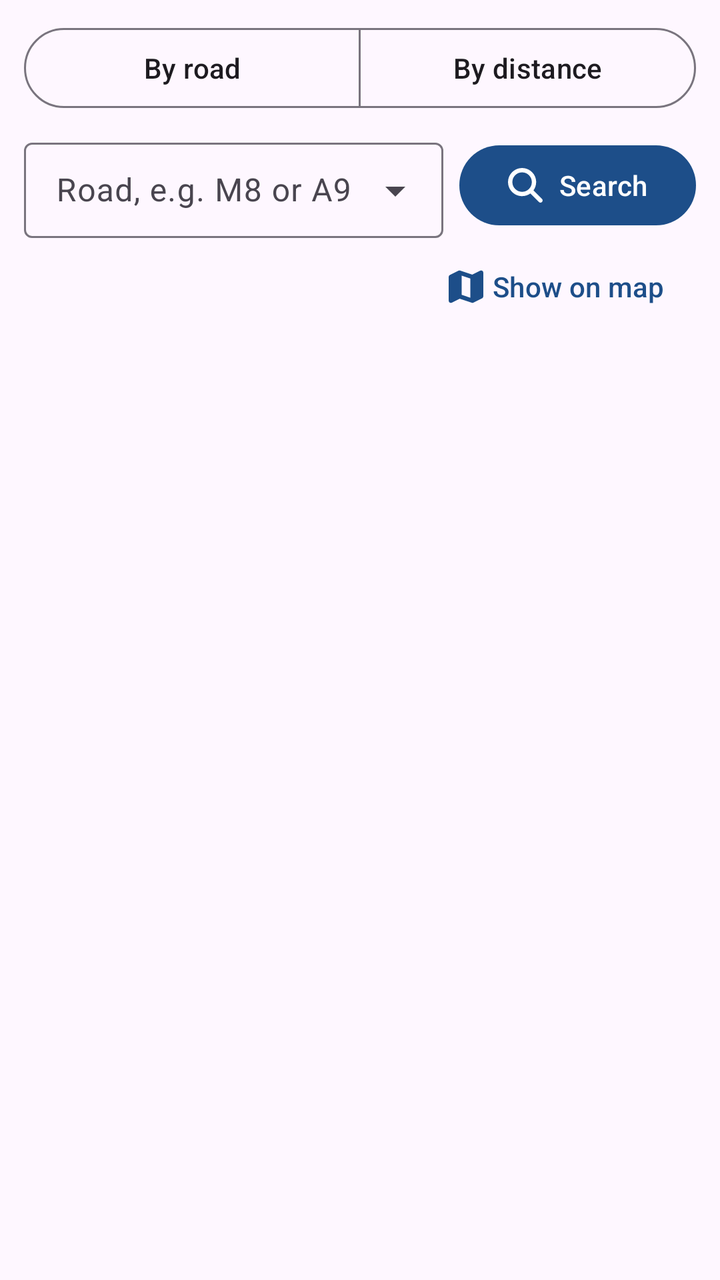
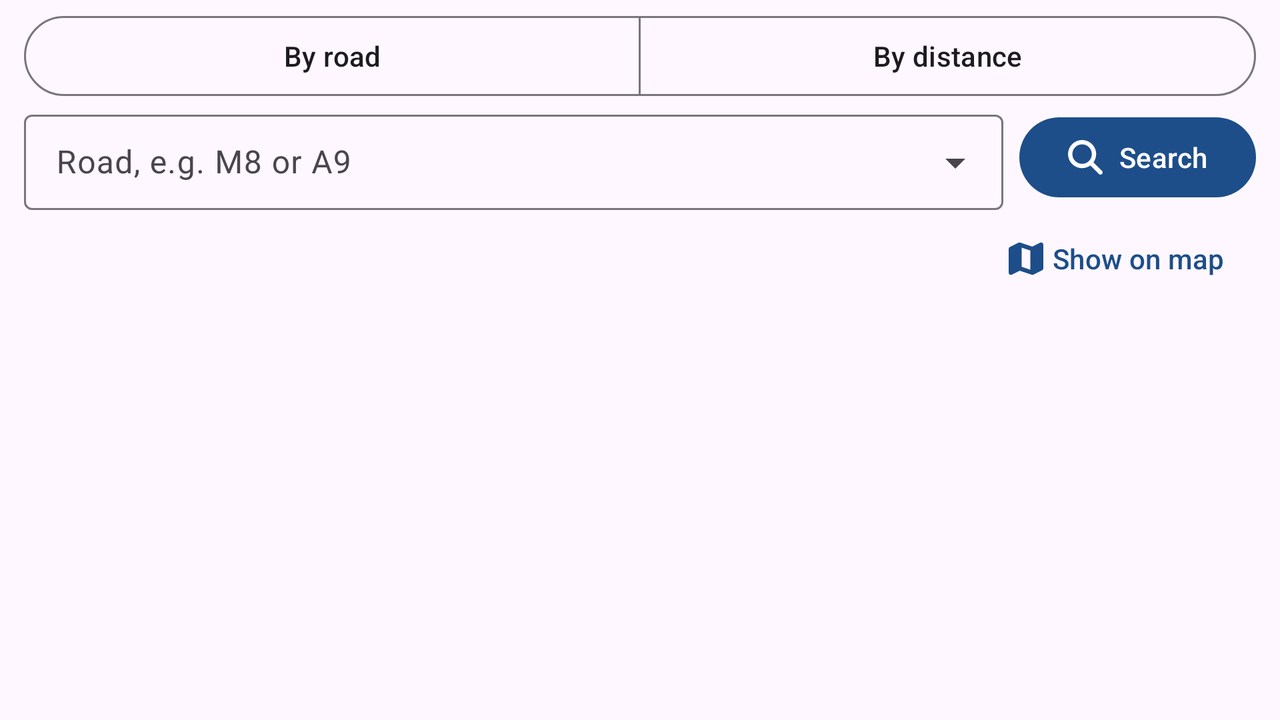

The same Android screen from two of the app's own layout files: first res/layout/ as a phone draws it, then the repository's variant for another configuration, drawn on a device whose configuration selects that folder. Both files follow.
<!-- AndroidManifest.xml: application theme Theme.Wierzbinski_Kamil_S2433508 -->
<!-- res/layout/fragment_search.xml -->
<?xml version="1.0" encoding="utf-8"?>
<LinearLayout xmlns:android="http://schemas.android.com/apk/res/android"
    xmlns:app="http://schemas.android.com/apk/res-auto"
    android:layout_width="match_parent"
    android:layout_height="match_parent"
    android:orientation="vertical">

    <com.google.android.material.button.MaterialButtonToggleGroup
        android:id="@+id/modeToggle"
        android:layout_width="match_parent"
        android:layout_height="wrap_content"
        android:layout_marginHorizontal="12dp"
        android:layout_marginTop="10dp"
        app:selectionRequired="true"
        app:singleSelection="true">

        <com.google.android.material.button.MaterialButton
            android:id="@+id/modeRoad"
            style="?attr/materialButtonOutlinedStyle"
            android:layout_width="0dp"
            android:layout_height="wrap_content"
            android:layout_weight="1"
            android:text="@string/search_by_road" />

        <com.google.android.material.button.MaterialButton
            android:id="@+id/modeDistance"
            style="?attr/materialButtonOutlinedStyle"
            android:layout_width="0dp"
            android:layout_height="wrap_content"
            android:layout_weight="1"
            android:text="@string/search_by_distance" />
    </com.google.android.material.button.MaterialButtonToggleGroup>

    
    <LinearLayout
        android:id="@+id/roadPanel"
        android:layout_width="match_parent"
        android:layout_height="wrap_content"
        android:gravity="center_vertical"
        android:orientation="horizontal"
        android:paddingHorizontal="12dp"
        android:paddingTop="8dp">

        <com.google.android.material.textfield.TextInputLayout
            style="@style/Widget.Material3.TextInputLayout.OutlinedBox.Dense.ExposedDropdownMenu"
            android:layout_width="0dp"
            android:layout_height="wrap_content"
            android:layout_weight="1"
            android:hint="@string/road_hint">

            <com.google.android.material.textfield.MaterialAutoCompleteTextView
                android:id="@+id/roadInput"
                android:layout_width="match_parent"
                android:layout_height="wrap_content"
                android:completionThreshold="1"
                android:imeOptions="actionSearch"
                android:inputType="textCapCharacters|textNoSuggestions"
                android:maxLines="1" />
        </com.google.android.material.textfield.TextInputLayout>

        <com.google.android.material.button.MaterialButton
            android:id="@+id/roadSearchButton"
            android:layout_width="wrap_content"
            android:layout_height="wrap_content"
            android:layout_marginStart="8dp"
            android:text="@string/search_button"
            app:icon="@drawable/ic_nav_search" />
    </LinearLayout>

    
    <LinearLayout
        android:id="@+id/distancePanel"
        android:layout_width="match_parent"
        android:layout_height="wrap_content"
        android:orientation="vertical"
        android:paddingHorizontal="12dp"
        android:paddingTop="8dp"
        android:visibility="gone">

        <LinearLayout
            android:layout_width="match_parent"
            android:layout_height="wrap_content"
            android:gravity="center_vertical"
            android:orientation="horizontal">

            <TextView
                android:id="@+id/originText"
                android:layout_width="0dp"
                android:layout_height="wrap_content"
                android:layout_weight="1"
                android:textAppearance="?attr/textAppearanceBodyMedium" />

            <com.google.android.material.button.MaterialButton
                android:id="@+id/locationButton"
                style="@style/Widget.Material3.Button.TonalButton"
                android:layout_width="wrap_content"
                android:layout_height="wrap_content"
                android:layout_marginStart="8dp"
                android:text="@string/use_my_location"
                app:icon="@drawable/ic_location" />
        </LinearLayout>

        <TextView
            android:id="@+id/distanceLabel"
            android:layout_width="match_parent"
            android:layout_height="wrap_content"
            android:layout_marginTop="4dp"
            android:textAppearance="?attr/textAppearanceTitleSmall" />

        <com.google.android.material.slider.Slider
            android:id="@+id/distanceSlider"
            android:layout_width="match_parent"
            android:layout_height="wrap_content"
            android:contentDescription="@string/distance_slider"
            android:stepSize="5"
            android:valueFrom="5"
            android:valueTo="200" />
    </LinearLayout>

    
    <LinearLayout
        android:layout_width="match_parent"
        android:layout_height="wrap_content"
        android:gravity="center_vertical"
        android:orientation="horizontal"
        android:paddingHorizontal="12dp">

        <TextView
            android:id="@+id/resultCount"
            android:layout_width="0dp"
            android:layout_height="wrap_content"
            android:layout_weight="1"
            android:textAppearance="?attr/textAppearanceLabelLarge" />

        <com.google.android.material.button.MaterialButton
            android:id="@+id/showOnMapButton"
            style="@style/Widget.Material3.Button.TextButton.Icon"
            android:layout_width="wrap_content"
            android:layout_height="wrap_content"
            android:text="@string/show_on_map"
            app:icon="@drawable/ic_nav_map" />
    </LinearLayout>

    <androidx.recyclerview.widget.RecyclerView
        android:id="@+id/results"
        android:layout_width="match_parent"
        android:layout_height="0dp"
        android:layout_weight="1"
        android:clipToPadding="false"
        android:paddingBottom="4dp" />
</LinearLayout>
<!-- resources referenced by this layout -->
<resources>
  <!-- drawable ic_location (drawable) -->
  <?xml version="1.0" encoding="utf-8"?>
  <vector xmlns:android="http://schemas.android.com/apk/res/android"
      android:width="24dp"
      android:height="24dp"
      android:viewportWidth="566"
      android:viewportHeight="566"
      android:tint="?attr/colorControlNormal">
      <group android:translateX="-5.00" android:translateY="27.00">
          <path
              android:fillColor="@android:color/white"
              android:pathData="M288-16c17.7 0 32 14.3 32 32l0 18.3c98.1 14 175.7 91.6 189.7 189.7l18.3 0c17.7 0 32 14.3 32 32s-14.3 32-32 32l-18.3 0c-14 98.1-91.6 175.7-189.7 189.7l0 18.3c0 17.7-14.3 32-32 32s-32-14.3-32-32l0-18.3C157.9 463.7 80.3 386.1 66.3 288L48 288c-17.7 0-32-14.3-32-32s14.3-32 32-32l18.3 0C80.3 125.9 157.9 48.3 256 34.3L256 16c0-17.7 14.3-32 32-32zM128 256a160 160 0 1 0 320 0 160 160 0 1 0 -320 0zm160-96a96 96 0 1 1 0 192 96 96 0 1 1 0-192z" />
      </group>
  </vector>
  <!-- drawable ic_nav_map (drawable) -->
  <?xml version="1.0" encoding="utf-8"?>
  <vector xmlns:android="http://schemas.android.com/apk/res/android"
      android:width="24dp"
      android:height="24dp"
      android:viewportWidth="533"
      android:viewportHeight="533"
      android:tint="?attr/colorControlNormal">
      <group android:translateX="10.50" android:translateY="10.54">
          <path
              android:fillColor="@android:color/white"
              android:pathData="M512 48c0-11.1-5.7-21.4-15.2-27.2s-21.2-6.4-31.1-1.4L349.5 77.5 170.1 17.6c-8.1-2.7-16.8-2.1-24.4 1.7l-128 64C6.8 88.8 0 99.9 0 112L0 464c0 11.1 5.7 21.4 15.2 27.2s21.2 6.4 31.1 1.4l116.1-58.1 179.4 59.8c8.1 2.7 16.8 2.1 24.4-1.7l128-64c10.8-5.4 17.7-16.5 17.7-28.6l0-352zM192 376.9l0-284.5 128 42.7 0 284.5-128-42.7z" />
      </group>
  </vector>
  <!-- drawable ic_nav_search (drawable) -->
  <?xml version="1.0" encoding="utf-8"?>
  <vector xmlns:android="http://schemas.android.com/apk/res/android"
      android:width="24dp"
      android:height="24dp"
      android:viewportWidth="533"
      android:viewportHeight="533"
      android:tint="?attr/colorControlNormal">
      <group android:translateX="10.51" android:translateY="10.46">
          <path
              android:fillColor="@android:color/white"
              android:pathData="M416 208c0 45.9-14.9 88.3-40 122.7L502.6 457.4c12.5 12.5 12.5 32.8 0 45.3s-32.8 12.5-45.3 0L330.7 376C296.3 401.1 253.9 416 208 416 93.1 416 0 322.9 0 208S93.1 0 208 0 416 93.1 416 208zM208 352a144 144 0 1 0 0-288 144 144 0 1 0 0 288z" />
      </group>
  </vector>
  <string name="distance_slider">Search distance in kilometres</string>
  <string name="road_hint">Road, e.g. M8 or A9</string>
  <string name="search_button">Search</string>
  <string name="search_by_distance">By distance</string>
  <string name="search_by_road">By road</string>
  <string name="show_on_map">Show on map</string>
  <string name="use_my_location">My location</string>
  <style name="Theme.Wierzbinski_Kamil_S2433508" parent="Base.Theme.Wierzbinski_Kamil_S2433508" />
  <style name="Base.Theme.Wierzbinski_Kamil_S2433508" parent="Theme.Material3.DayNight.NoActionBar">
          <item name="colorPrimary">@color/brand_primary</item>
          <item name="colorOnPrimary">@color/brand_on_primary</item>
          <item name="colorPrimaryContainer">@color/brand_primary_container</item>
          <item name="colorOnPrimaryContainer">@color/brand_on_primary_container</item>
      </style>
  <color name="brand_primary">#FF1D4E89</color>
  <color name="brand_on_primary">#FFFFFFFF</color>
  <color name="brand_primary_container">#FFD5E3FF</color>
  <color name="brand_on_primary_container">#FF001B3C</color>
</resources>
<!-- res/layout-land/fragment_search.xml (the repository's variant of the layout above) -->
<!-- drawn on the phone turned sideways -->
<?xml version="1.0" encoding="utf-8"?>
<androidx.coordinatorlayout.widget.CoordinatorLayout xmlns:android="http://schemas.android.com/apk/res/android"
    xmlns:app="http://schemas.android.com/apk/res-auto"
    android:layout_width="match_parent"
    android:layout_height="match_parent">

    <com.google.android.material.appbar.AppBarLayout
        android:id="@+id/searchForm"
        android:layout_width="match_parent"
        android:layout_height="wrap_content"
        android:background="?attr/colorSurface"
        app:elevation="0dp"
        app:liftOnScroll="false">

        <LinearLayout
            android:layout_width="match_parent"
            android:layout_height="wrap_content"
            android:orientation="vertical"
            app:layout_scrollFlags="scroll|enterAlways|snap">

            <com.google.android.material.button.MaterialButtonToggleGroup
                android:id="@+id/modeToggle"
                android:layout_width="match_parent"
                android:layout_height="wrap_content"
                android:layout_marginHorizontal="12dp"
                android:layout_marginTop="4dp"
                app:selectionRequired="true"
                app:singleSelection="true">

                <com.google.android.material.button.MaterialButton
                    android:id="@+id/modeRoad"
                    style="?attr/materialButtonOutlinedStyle"
                    android:layout_width="0dp"
                    android:layout_height="wrap_content"
                    android:layout_weight="1"
                    android:text="@string/search_by_road" />

                <com.google.android.material.button.MaterialButton
                    android:id="@+id/modeDistance"
                    style="?attr/materialButtonOutlinedStyle"
                    android:layout_width="0dp"
                    android:layout_height="wrap_content"
                    android:layout_weight="1"
                    android:text="@string/search_by_distance" />
            </com.google.android.material.button.MaterialButtonToggleGroup>

            
            <LinearLayout
                android:id="@+id/roadPanel"
                android:layout_width="match_parent"
                android:layout_height="wrap_content"
                android:gravity="center_vertical"
                android:orientation="horizontal"
                android:paddingHorizontal="12dp">

                <com.google.android.material.textfield.TextInputLayout
                    style="@style/Widget.Material3.TextInputLayout.OutlinedBox.Dense.ExposedDropdownMenu"
                    android:layout_width="0dp"
                    android:layout_height="wrap_content"
                    android:layout_weight="1"
                    android:hint="@string/road_hint">

                    <com.google.android.material.textfield.MaterialAutoCompleteTextView
                        android:id="@+id/roadInput"
                        android:layout_width="match_parent"
                        android:layout_height="wrap_content"
                        android:completionThreshold="1"
                        android:imeOptions="actionSearch|flagNoExtractUi"
                        android:inputType="textCapCharacters|textNoSuggestions"
                        android:maxLines="1" />
                </com.google.android.material.textfield.TextInputLayout>

                <com.google.android.material.button.MaterialButton
                    android:id="@+id/roadSearchButton"
                    android:layout_width="wrap_content"
                    android:layout_height="wrap_content"
                    android:layout_marginStart="8dp"
                    android:text="@string/search_button"
                    app:icon="@drawable/ic_nav_search" />
            </LinearLayout>

            
            <LinearLayout
                android:id="@+id/distancePanel"
                android:layout_width="match_parent"
                android:layout_height="wrap_content"
                android:orientation="vertical"
                android:paddingHorizontal="12dp"
                android:visibility="gone">

                <LinearLayout
                    android:layout_width="match_parent"
                    android:layout_height="wrap_content"
                    android:gravity="center_vertical"
                    android:orientation="horizontal">

                    <TextView
                        android:id="@+id/originText"
                        android:layout_width="0dp"
                        android:layout_height="wrap_content"
                        android:layout_weight="1"
                        android:ellipsize="end"
                        android:maxLines="2"
                        android:textAppearance="?attr/textAppearanceBodySmall" />

                    <com.google.android.material.button.MaterialButton
                        android:id="@+id/locationButton"
                        style="@style/Widget.Material3.Button.TonalButton"
                        android:layout_width="wrap_content"
                        android:layout_height="wrap_content"
                        android:layout_marginStart="8dp"
                        android:text="@string/use_my_location"
                        app:icon="@drawable/ic_location" />
                </LinearLayout>

                <LinearLayout
                    android:layout_width="match_parent"
                    android:layout_height="wrap_content"
                    android:gravity="center_vertical"
                    android:orientation="horizontal">

                    <TextView
                        android:id="@+id/distanceLabel"
                        android:layout_width="wrap_content"
                        android:layout_height="wrap_content"
                        android:textAppearance="?attr/textAppearanceTitleSmall" />

                    <com.google.android.material.slider.Slider
                        android:id="@+id/distanceSlider"
                        android:layout_width="0dp"
                        android:layout_height="wrap_content"
                        android:layout_weight="1"
                        android:contentDescription="@string/distance_slider"
                        android:stepSize="5"
                        android:valueFrom="5"
                        android:valueTo="200"
                        app:tickVisible="false" />
                </LinearLayout>
            </LinearLayout>

            
            <LinearLayout
                android:layout_width="match_parent"
                android:layout_height="wrap_content"
                android:gravity="center_vertical"
                android:orientation="horizontal"
                android:paddingHorizontal="12dp">

                <TextView
                    android:id="@+id/resultCount"
                    android:layout_width="0dp"
                    android:layout_height="wrap_content"
                    android:layout_weight="1"
                    android:maxLines="1"
                    android:ellipsize="end"
                    android:textAppearance="?attr/textAppearanceLabelLarge" />

                <com.google.android.material.button.MaterialButton
                    android:id="@+id/showOnMapButton"
                    style="@style/Widget.Material3.Button.TextButton.Icon"
                    android:layout_width="wrap_content"
                    android:layout_height="wrap_content"
                    android:text="@string/show_on_map"
                    app:icon="@drawable/ic_nav_map" />
            </LinearLayout>
        </LinearLayout>
    </com.google.android.material.appbar.AppBarLayout>

    <androidx.recyclerview.widget.RecyclerView
        android:id="@+id/results"
        android:layout_width="match_parent"
        android:layout_height="match_parent"
        android:clipToPadding="false"
        android:paddingBottom="4dp"
        app:layout_behavior="@string/appbar_scrolling_view_behavior" />
</androidx.coordinatorlayout.widget.CoordinatorLayout>
